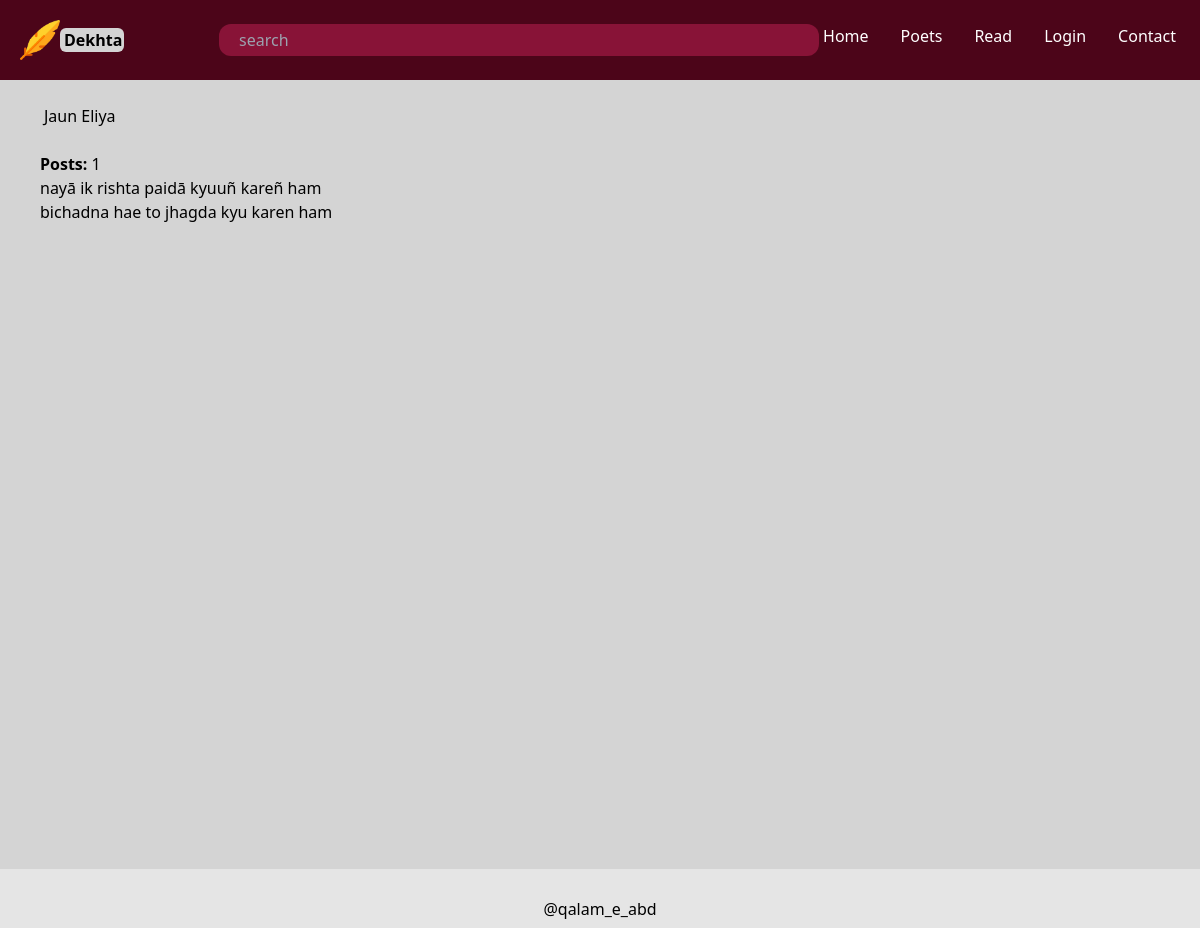
Page /poets/Jaun-Eliya/ on the committed database.
### dekhta/models.py (models this page shows, shortened)
class Poets(models.Model):
    user = models.OneToOneField(User, on_delete=models.CASCADE, null=True)
    first_name = models.CharField(max_length = 25)
    last_name = models.CharField(max_length = 25)
    posts_count = models.IntegerField(default = 0)

class Post(models.Model):
    title = models.CharField(max_length = 40, null = True)
    d_time = models.DateTimeField(default=datetime.now())
    data = models.TextField()
    poet_id = models.ForeignKey('Poets', on_delete=models.CASCADE, default=-1)

### dekhta/views.py (the view)
# urls.py: path('poets/<str:first_name>-<str:last_name>/', views.details, name = 'details'),
def details(request, first_name, last_name):
    poet = Poets.objects.get(first_name= first_name, last_name = last_name)
    all_posts = Post.objects.all().values()
    context = {'poet' : poet, 'posts' : all_posts, 'show_add_post_button' : False}
    if (request.user == poet.user):
        context['show_add_post_button'] = True
    return render(request, 'details.html', context)

### dekhta/templates/details.html (shortened to what this page needs)
{% extends 'navbar.html' %}
{% load static %}
{% block content %}
<main class="bg-neutral-300 px-5 md:px-10 h-[85vh]">
    <h1 class="pl-1 py-6">{{poet.first_name}} {{poet.last_name}}</h1>
    <p><b>Posts: </b> {{poet.posts_count}}</p>
    {% for p in posts reversed %}
        {% if poet.id is p.poet_id_id %}
            {{p.data|linebreaks}}
        {% endif %}
    {% endfor %}
</main>
{% endblock content %}

### rows in the picture
Poets: first_name "Jaun", last_name "Eliya", posts_count "1"
Post: data "nayā ik rishta paidā kyuuñ kareñ ham bichadna hae to jhagda kyu karen ham"
